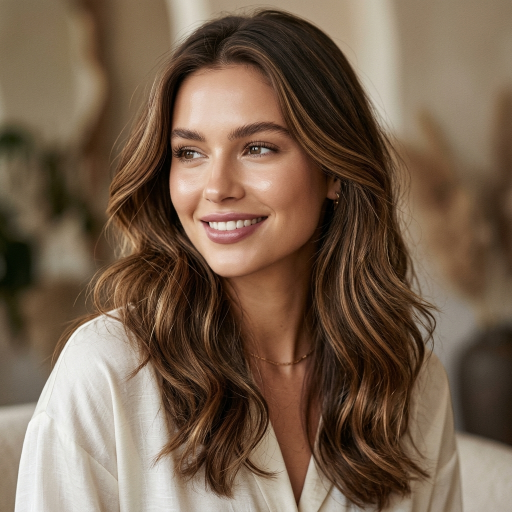
#> input picture assets/hair_model.png, 1024 x 1024 px (shown at 1/2 size)
$ python -i cnn_model.py   (imports and definitions only)
#> lines starting #> are read from the running program, lines starting #| are printed output that depends on the picture; after the words box and inside, x2 and y2 are one past the last pixel; in counts of white or black regions, pixels touching at a corner belong together
# utils/cnn_model.py

import numpy as np
from PIL import Image, ImageOps, ImageFilter, ImageEnhance

try:
    import torch
    import torch.nn as nn
    import torch.nn.functional as F
    HAS_TORCH = True
except ImportError:
    HAS_TORCH = False

# ----------------- PYTORCH CNN ARCHITECTURE ----------------- #
if HAS_TORCH:
    class SkinCNN(nn.Module):
        """
        A 3-layer Convolutional Neural Network for dermatological skin type and concern classification.
        Can be trained on dermoscopic image repositories like HAM10000.
        """
        # [22 lines left out: functions __init__, forward, not called in this run]
else:
    class SkinCNN:
        def __init__(self, num_classes=4):
            pass
        def forward(self, x):
            return x


# ----------------- REAL-TIME CONVOLUTION ENGINE ----------------- #
# 3x3 Laplacian Kernel for fine edge/wrinkle detection
_LAPLACIAN_KERNEL = ImageFilter.Kernel(
    (3, 3),
    [-1, -1, -1,
     -1,  8, -1,
     -1, -1, -1],
    scale=1,
    offset=0
)

def convolve_image_edges(img_gray):
    """
    Performs 2D convolution edge extraction using a Laplacian kernel.
    """
    return img_gray.filter(_LAPLACIAN_KERNEL)


def analyze_skin_image(image_file):
    """
    Reads an uploaded face or skin photo, processes it with 2D convolutions,
    analyzes color spectrum distributions, generates a visual heatmap scan,
    and returns predicted skin diagnostics. Optimized for ultra-fast response.
    """
#> called with image_file = '../assets/hair_model.png'
    # 1. Load image and normalize size to 256x256 for fast convolution & HUD generation
    img_orig = Image.open(image_file).convert("RGB")
#> img_orig is the input picture: PIL image 1024x1024 RGB; mean R, G, B 117.9, 96.1, 77
    img_resized = img_orig.resize((256, 256), Image.Resampling.BILINEAR)

    img_arr = np.array(img_resized)
    r_chan = img_arr[:, :, 0].astype(float)
    g_chan = img_arr[:, :, 1].astype(float)
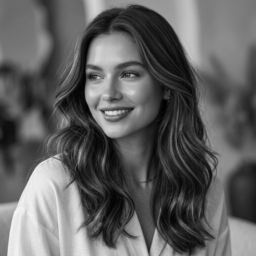
#> g_chan: shape (256, 256) float64; min 0, max 245, mean 96.1
    b_chan = img_arr[:, :, 2].astype(float)
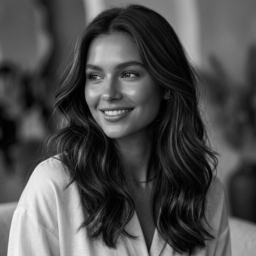
#> b_chan: shape (256, 256) float64; min 0, max 243, mean 77

    # 2. Extract Skin Features via Convolution & HSV Analysis
    red_ratio = r_chan / (g_chan + b_chan + 1.0)
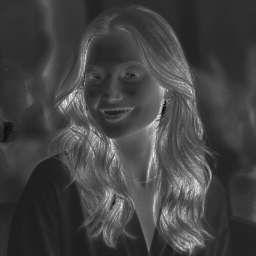
#> red_ratio: shape (256, 256) float64; min 0.25, max 2.33, mean 0.799; drawn with min black and max white
    redness_mask = red_ratio > 1.25
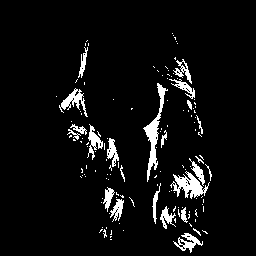
#> redness_mask: shape (256, 256) bool; 5.8% white; 134 white regions (111 under 20 px), largest, box (x1, y1, x2, y2) and area: (143, 83, 168, 182) 589, (170, 171, 210, 199) 484, (59, 88, 88, 117) 287
    redness_score = float(np.mean(redness_mask) * 100 * 4.0)
#> redness_score = 23.35
    redness_score = min(max(redness_score, 10.0), 95.0)

    luminance = 0.299 * r_chan + 0.587 * g_chan + 0.114 * b_chan
    oiliness_mask = luminance > 215
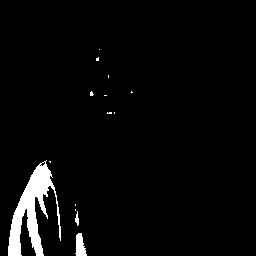
#> oiliness_mask: shape (256, 256) bool; 3.5% white; 14 white regions (11 under 20 px), largest, box (x1, y1, x2, y2) and area: (8, 160, 61, 256) 2008, (75, 233, 87, 256) 185, (75, 211, 79, 226) 35
    oiliness_score = float(np.mean(oiliness_mask) * 100 * 6.0)
#> oiliness_score = 20.87
    oiliness_score = min(max(oiliness_score, 8.0), 98.0)

    img_gray = ImageOps.grayscale(img_resized)
    img_edges = convolve_image_edges(img_gray)
    edges_arr = np.array(img_edges)

    texture_mask = edges_arr > 45
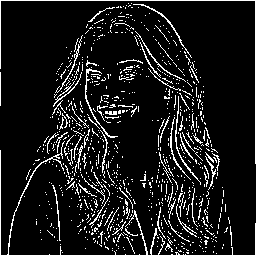
#> texture_mask: shape (256, 256) bool; 10.2% white in thin lines or dots
    texture_score = float(np.mean(texture_mask) * 100 * 8.0)
#> texture_score = 81.52
    texture_score = min(max(texture_score, 12.0), 92.0)

    # 3. Create Custom HUD Heatmap Visualization
    h_arr = np.zeros_like(img_arr, dtype=np.int32)
    h_arr[redness_mask] += [235, 50, 50]       # Pink-Red highlight
    h_arr[oiliness_mask] += [235, 180, 50]     # Golden yellow shine highlight
    h_arr[texture_mask] += [50, 180, 235]      # Cyan line highlight

    h_arr = np.clip(h_arr, 0, 255).astype(np.uint8)
    h_img = Image.fromarray(h_arr)

    scanned_overlay = Image.blend(img_resized, h_img, alpha=0.45)
    enhancer = ImageEnhance.Contrast(scanned_overlay)
    scanned_overlay = enhancer.enhance(1.15)
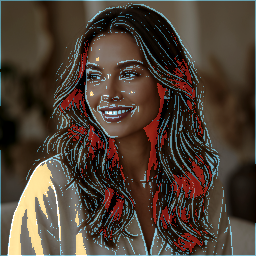
#> scanned_overlay: PIL image 256x256 RGB; mean R, G, B 77.3, 63.8, 52.6

    # 4. Skin Diagnostic Classification Rules
    if oiliness_score > 55:
        skin_type = "Oily"
    elif oiliness_score < 18 and texture_score > 50:
        skin_type = "Dry"
    elif oiliness_score > 30 and texture_score > 35:
        skin_type = "Combination"
    elif redness_score > 40:
        skin_type = "Sensitive"
    else:
        skin_type = "Combination"

    # Concern heuristics
    if redness_score > 50:
        concern = "Sensitive Skin" if skin_type == "Sensitive" else "Acne"
    elif texture_score > 60:
        concern = "Aging" if skin_type == "Dry" else "Open Pores"
    elif oiliness_score > 65:
        concern = "Acne"
    elif texture_score > 45:
        concern = "Flaky Skin" if skin_type == "Dry" else "Pigmentation"
    else:
        concern = "Tan" if skin_type == "Oily" else "Dryness"

    diagnostics = {
        "skin_type": skin_type,
        "concern": concern,
        "scores": {
            "sebum": oiliness_score,
            "texture": texture_score,
            "redness": redness_score
        }
    }

    return scanned_overlay, diagnostics


# [166 lines left out: functions analyze_hair_image, analyze_makeup_image, not called in this run]

>>> result = analyze_skin_image('../assets/hair_model.png')

$ run again, on assets/makeup_model.png
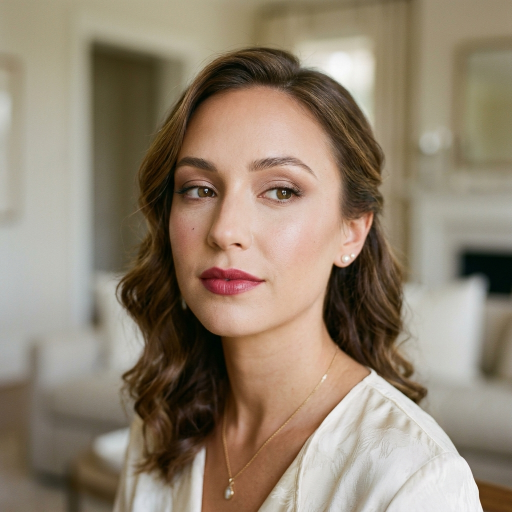
#> input picture assets/makeup_model.png, 1024 x 1024 px (shown at 1/2 size)
#> in analyze_skin_image, img_orig is the input picture: PIL image 1024x1024 RGB; mean R, G, B 145.5, 130.7, 112
#> in analyze_skin_image, `redness_mask = red_ratio > 1.25`:
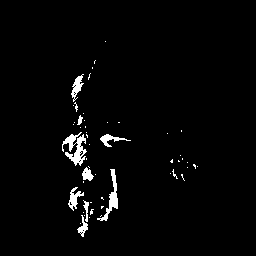
#> redness_mask: shape (256, 256) bool; 2.4% white; 52 white regions (43 under 20 px), largest, box (x1, y1, x2, y2) and area: (62, 132, 87, 166) 397, (97, 169, 118, 221) 285, (68, 187, 84, 211) 158
#> in analyze_skin_image, `redness_score = float(np.mean(redness_mask) * 100 * 4.0)`: redness_score = 9.57
#> in analyze_skin_image, `redness_score = min(max(redness_score, 10.0), 95.0)`: redness_score = 10
#> oiliness_mask: shape (256, 256) bool; 4% white; 18 white regions (14 under 20 px), largest, box (x1, y1, x2, y2) and area: (149, 186, 241, 256) 2075, (157, 26, 185, 46) 365, (184, 201, 196, 212) 54, (97, 237, 100, 256) 36
#> oiliness_score = 23.75
#> texture_mask: shape (256, 256) bool; 5.9% white in thin lines or dots
#> texture_score = 47.42
#> in analyze_skin_image, `scanned_overlay = enhancer.enhance(1.15)`:
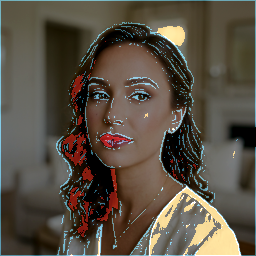
#> scanned_overlay: PIL image 256x256 RGB; mean R, G, B 88.1, 79.2, 66.9
